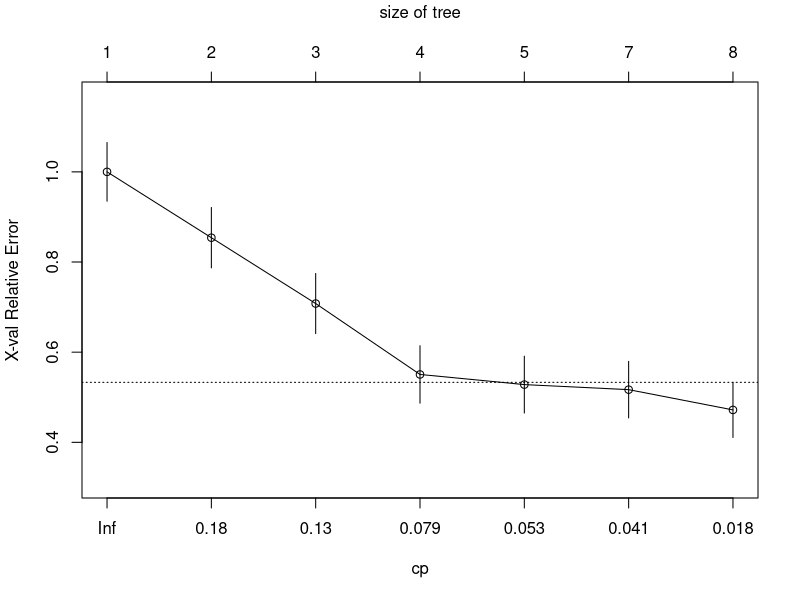
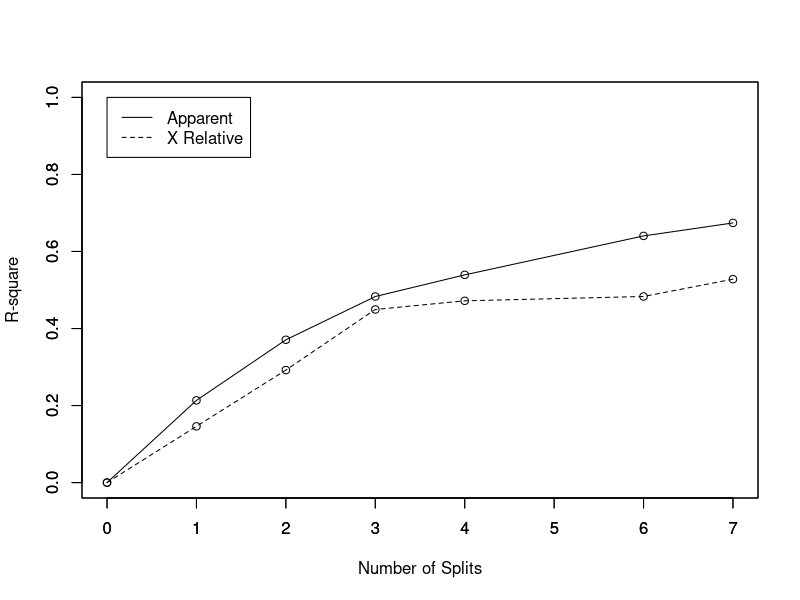
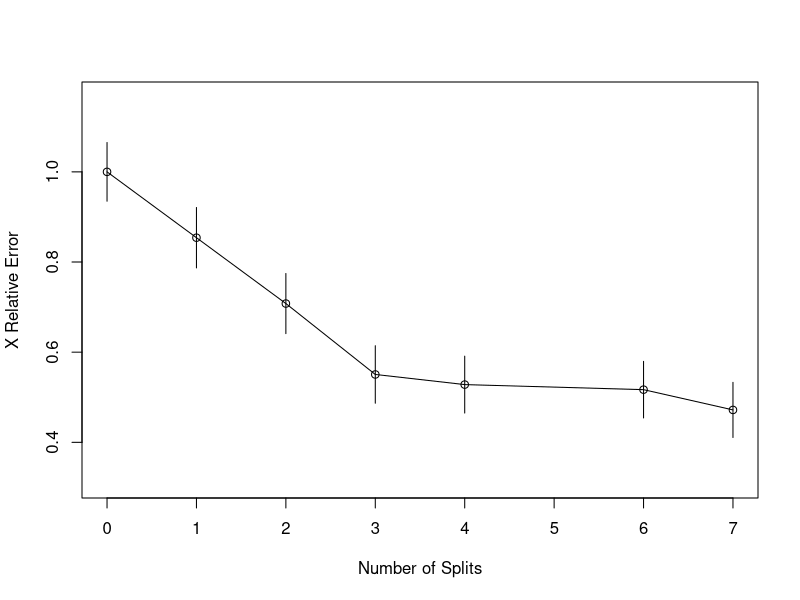
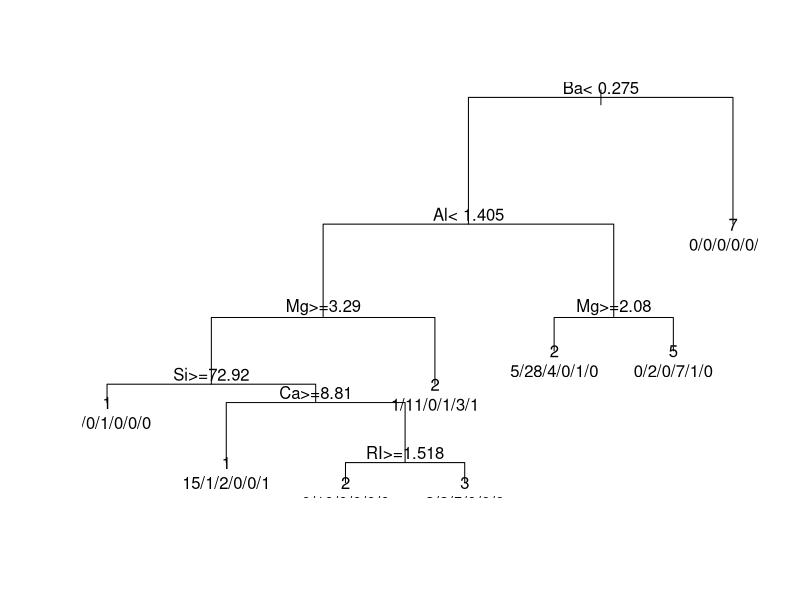
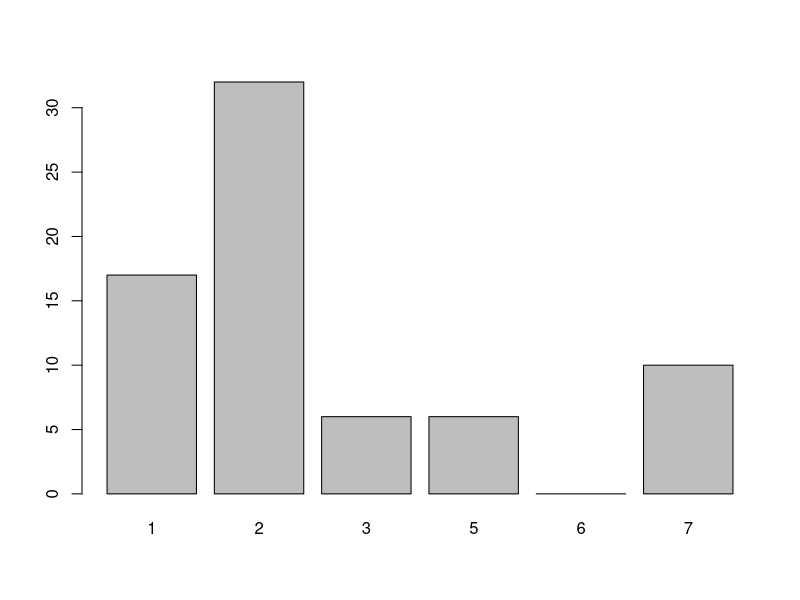

The R source for these figures, in order:
library(e1071)
library(rpart)

# import data and train
data(Glass, package="mlbench")
index <- 1:nrow(Glass)
testindex <- sample(index, trunc(length(index)/3))
testset <- Glass[testindex,]
trainset <- Glass[-testindex,]

# implement rpart and prediction for data
rpart.model <- rpart(Type ~ ., data = trainset)
rpart.pred <- predict(rpart.model, testset[,-10], type = "class")
printcp(rpart.model)
plotcp(rpart.model)

# plots
rsq.rpart(rpart.model)
print(rpart.model)
plot(rpart.model,compress=TRUE)
text(rpart.model, use.n=TRUE)
plot(rpart.pred)

